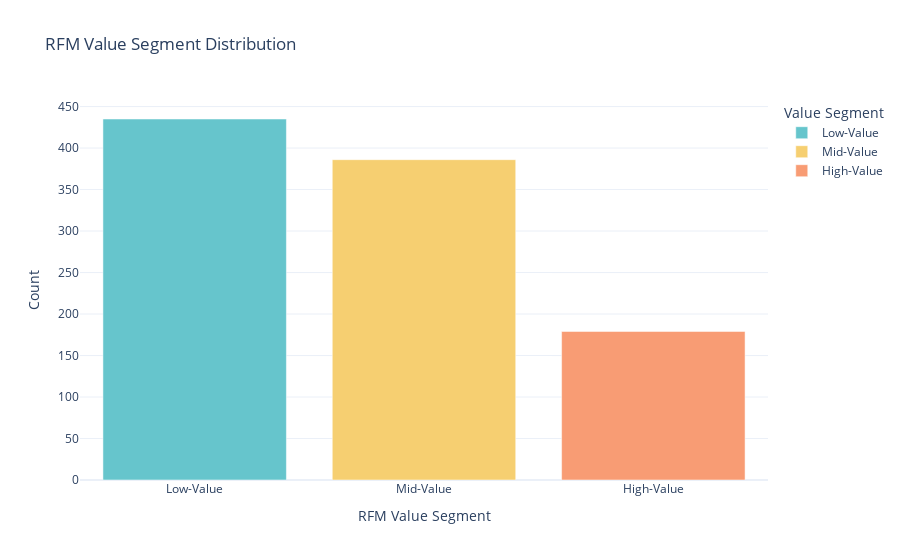

Notebook cell for this chart:
### Code cell
segment_counts = data['Value Segment'].value_counts().reset_index()
segment_counts.columns = ['Value Segment', 'Count']

pastel_colors = px.colors.qualitative.Pastel


fig_segment_dist = px.bar(segment_counts, x='Value Segment', y='Count', 
                          color='Value Segment', color_discrete_sequence=pastel_colors,
                          title='RFM Value Segment Distribution')


fig_segment_dist.update_layout(xaxis_title='RFM Value Segment',
                              yaxis_title='Count',
                              showlegend=True)


fig_segment_dist.show()

### Figure 1 — Plotly figure (JSON) as saved in the notebook; plotly's stock layout.template omitted (floating-point values rounded to 4 significant figures)
{"data": [{"alignmentgroup": "True", "hovertemplate": "Value Segment=%{x}<br>Count=%{y}<extra></extra>", "legendgroup": "Low-Value", "marker": {"color": "rgb(102, 197, 204)", "pattern": {"shape": ""}}, "name": "Low-Value", "offsetgroup": "Low-Value", "orientation": "v", "showlegend": true, "textposition": "auto", "type": "bar", "x": ["Low-Value"], "xaxis": "x", "y": [435], "yaxis": "y"}, {"alignmentgroup": "True", "hovertemplate": "Value Segment=%{x}<br>Count=%{y}<extra></extra>", "legendgroup": "Mid-Value", "marker": {"color": "rgb(246, 207, 113)", "pattern": {"shape": ""}}, "name": "Mid-Value", "offsetgroup": "Mid-Value", "orientation": "v", "showlegend": true, "textposition": "auto", "type": "bar", "x": ["Mid-Value"], "xaxis": "x", "y": [386], "yaxis": "y"}, {"alignmentgroup": "True", "hovertemplate": "Value Segment=%{x}<br>Count=%{y}<extra></extra>", "legendgroup": "High-Value", "marker": {"color": "rgb(248, 156, 116)", "pattern": {"shape": ""}}, "name": "High-Value", "offsetgroup": "High-Value", "orientation": "v", "showlegend": true, "textposition": "auto", "type": "bar", "x": ["High-Value"], "xaxis": "x", "y": [179], "yaxis": "y"}], "layout": {"barmode": "relative", "legend": {"title": {"text": "Value Segment"}, "tracegroupgap": 0}, "showlegend": true, "title": {"text": "RFM Value Segment Distribution"}, "xaxis": {"anchor": "y", "categoryarray": ["Low-Value", "Mid-Value", "High-Value"], "categoryorder": "array", "domain": [0, 1], "title": {"text": "RFM Value Segment"}}, "yaxis": {"anchor": "x", "domain": [0, 1], "title": {"text": "Count"}}}}
